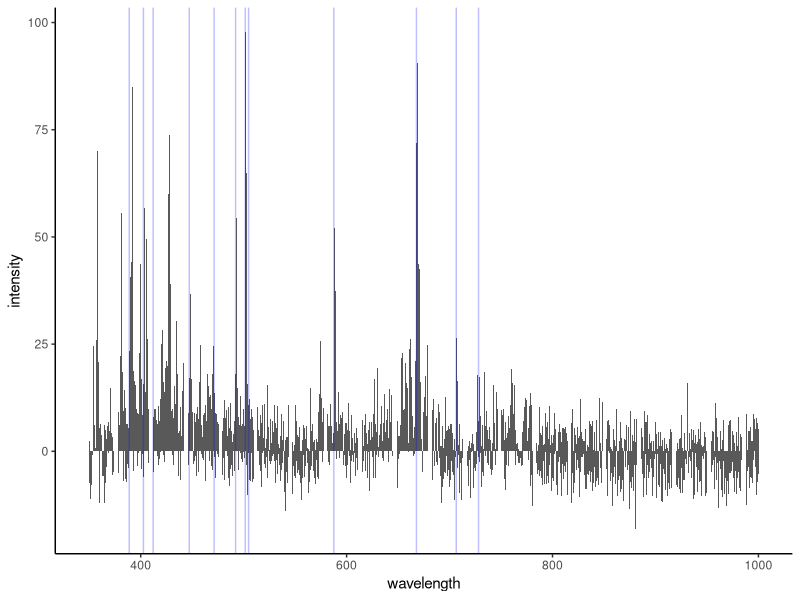
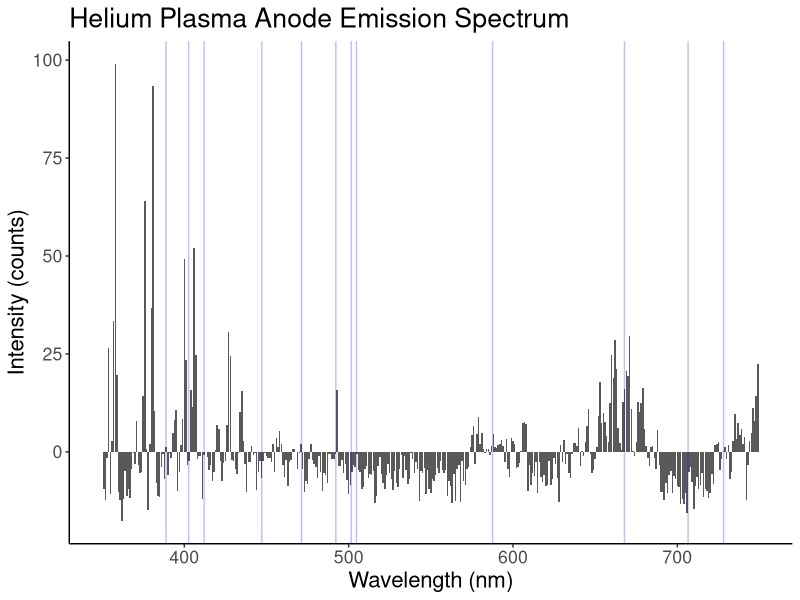
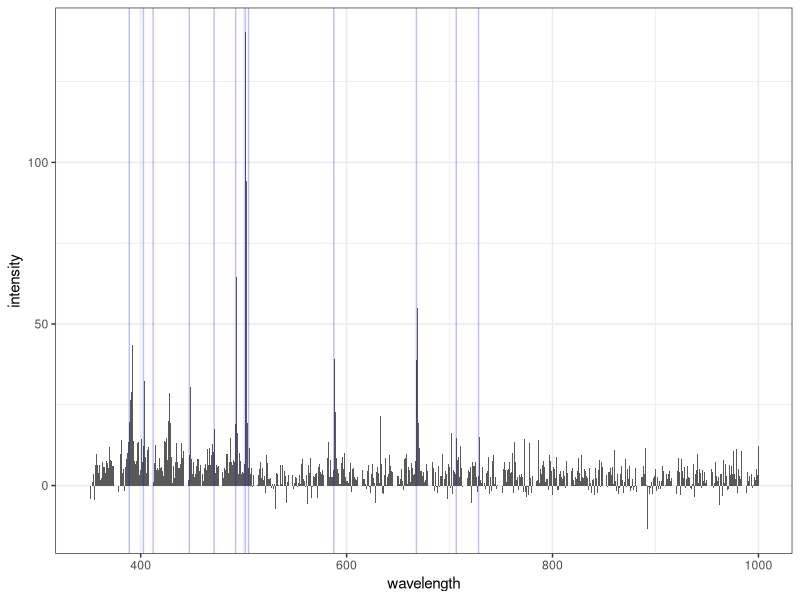
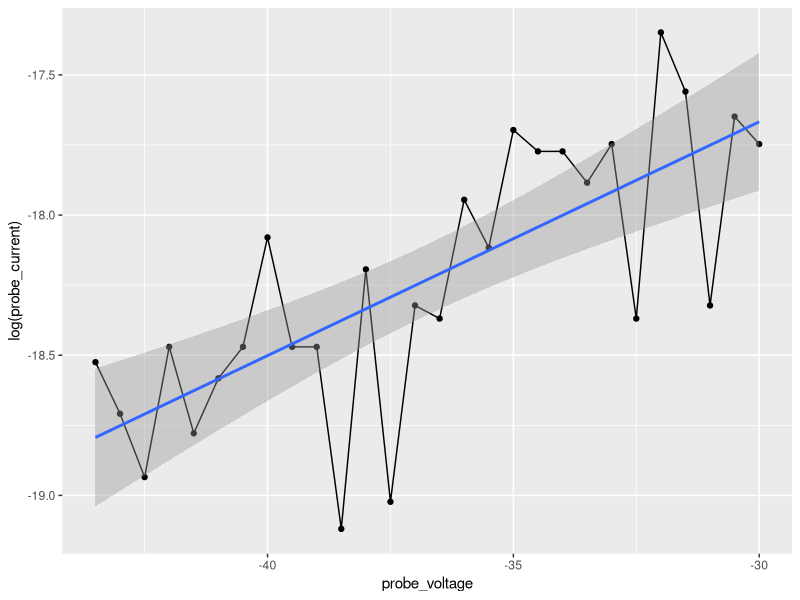
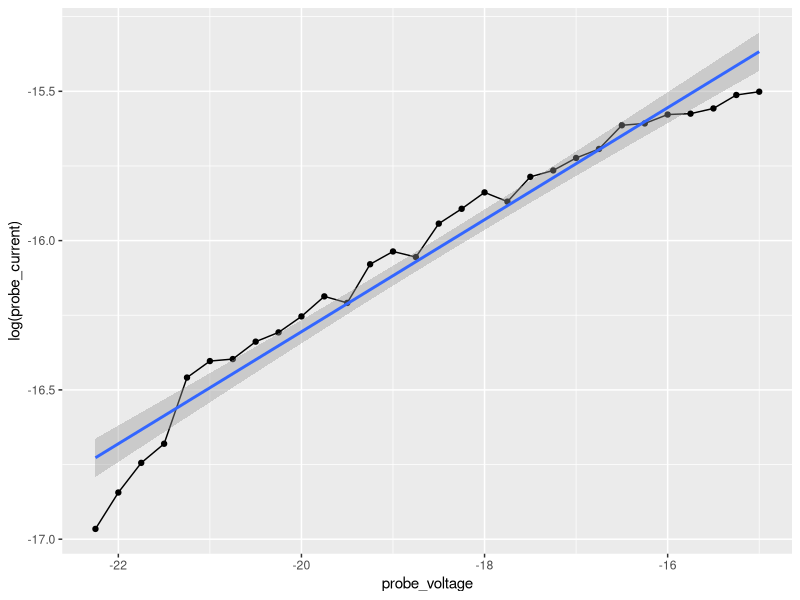
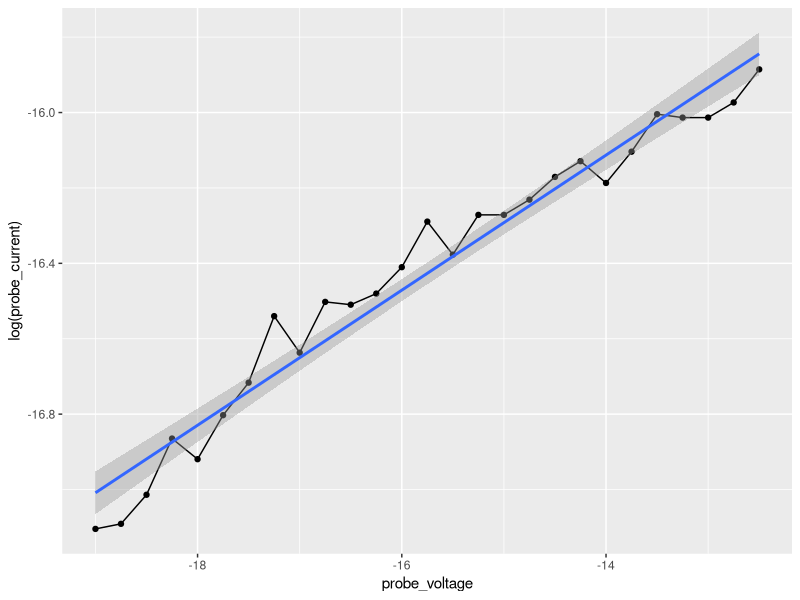
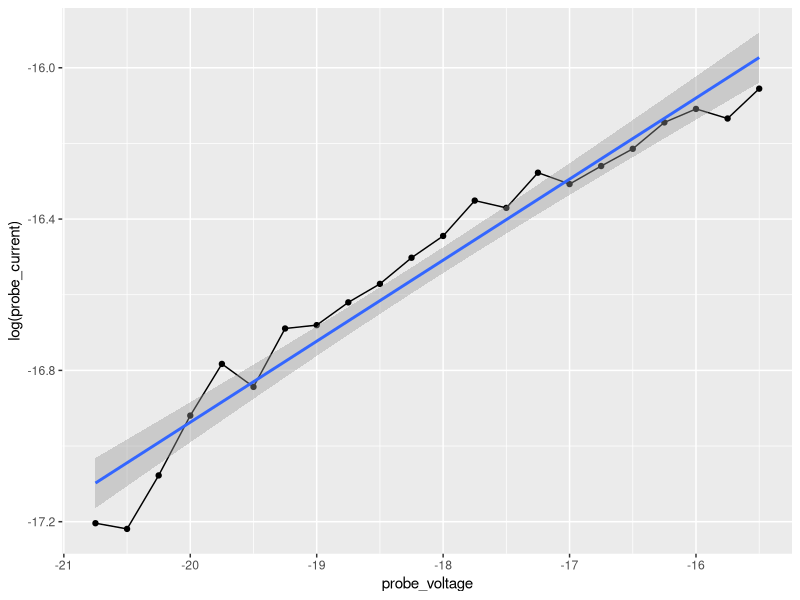
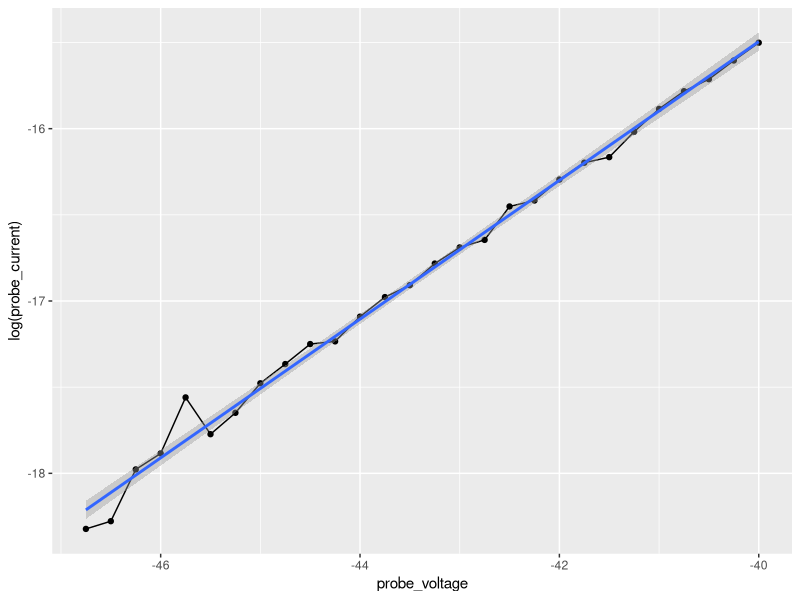

These figures' R source, in order:
## ---- chunk 1
knitr::opts_chunk$set(echo = TRUE)
library(tidyverse)
library(ggthemes)
library(tidyr)
## ---- chunk 2


spectrum1 <- read.csv('raw_data/helium_spectrum_anode_800mt_600v.csv') %>% 
  mutate(wavelength = as.numeric(wavelength),
         intensity = as.numeric(intensity)) 

spectrum2 <- read.csv('raw_data/helium_spectrum_cathode_800mt_600v.csv') %>% 
  mutate(wavelength = as.numeric(wavelength),
         intensity = as.numeric(intensity)) 

spectrum <- full_join(spectrum1, spectrum2)

spectrum %>% 
  ggplot(aes(x = wavelength, y = intensity)) + 
    geom_col() + 
    geom_vline(xintercept = 388.86, color = 'blue', alpha = .25) +
    geom_vline(xintercept = 402.62, color = 'blue', alpha = .25) +
    geom_vline(xintercept = 412.08, color = 'blue', alpha = .25) +
    geom_vline(xintercept = 447.15, color = 'blue', alpha = .25) +
    geom_vline(xintercept = 471.31, color = 'blue', alpha = .25) +
    geom_vline(xintercept = 492.19, color = 'blue', alpha = .25) +
    geom_vline(xintercept = 501.57, color = 'blue', alpha = .25) +
    geom_vline(xintercept = 504.77, color = 'blue', alpha = .25) +
    geom_vline(xintercept = 587.56, color = 'blue', alpha = .25) +
    geom_vline(xintercept = 667.82, color = 'blue', alpha = .25) +
    geom_vline(xintercept = 706.52, color = 'blue', alpha = .25) +
    geom_vline(xintercept = 728.13, color = 'blue', alpha = .25) +
######
    theme_classic()

## ---- chunk 3


spectrum1 <- read.csv('raw_data/helium_spectrum_anode_200mt_700v.csv') %>% 
  mutate(wavelength = as.numeric(wavelength),
         intensity = as.numeric(intensity)) 

spectrum2 <- read.csv('raw_data/helium_spectrum_cathode_200mt_700v.csv') %>% 
  mutate(wavelength = as.numeric(wavelength),
         intensity = as.numeric(intensity)) 

spectrum <- full_join(spectrum1, spectrum2)

#view(spectrum1 %>% filter(intensity > 12))

spectrum1 %>% 
  ggplot(aes(x = wavelength, y = intensity)) + 
    geom_col() + 
    geom_vline(xintercept = 388.86, color = 'blue', alpha = .25) +
    geom_vline(xintercept = 402.62, color = 'blue', alpha = .25) +
    geom_vline(xintercept = 412.08, color = 'blue', alpha = .25) +
    geom_vline(xintercept = 447.15, color = 'blue', alpha = .25) +
    geom_vline(xintercept = 471.31, color = 'blue', alpha = .25) +
    geom_vline(xintercept = 492.19, color = 'blue', alpha = .25) +
    geom_vline(xintercept = 501.57, color = 'blue', alpha = .25) +
    geom_vline(xintercept = 504.77, color = 'blue', alpha = .25) +
    geom_vline(xintercept = 587.56, color = 'blue', alpha = .25) +
    geom_vline(xintercept = 667.82, color = 'blue', alpha = .25) +
    geom_vline(xintercept = 706.52, color = 'blue', alpha = .25) +
    geom_vline(xintercept = 728.13, color = 'blue', alpha = .25) +
######
  theme_classic() +
    labs(x = 'Wavelength (nm)', y = 'Intensity (counts)',
         title = 'Helium Plasma Anode Emission Spectrum') +
theme(text = element_text(size = 16)) + 
  xlim(350,750)
## ---- chunk 4


spectrum1 <- read.csv('raw_data/helium_spectrum_100mt_1100v.csv') %>% 
  mutate(wavelength = as.numeric(wavelength),
         intensity = as.numeric(intensity)) 

spectrum1 %>% 
  ggplot(aes(x = wavelength, y = intensity)) + 
    geom_col() + 
    geom_vline(xintercept = 388.86, color = 'blue', alpha = .25) +
    geom_vline(xintercept = 402.62, color = 'blue', alpha = .25) +
    geom_vline(xintercept = 412.08, color = 'blue', alpha = .25) +
    geom_vline(xintercept = 447.15, color = 'blue', alpha = .25) +
    geom_vline(xintercept = 471.31, color = 'blue', alpha = .25) +
    geom_vline(xintercept = 492.19, color = 'blue', alpha = .25) +
    geom_vline(xintercept = 501.57, color = 'blue', alpha = .25) +
    geom_vline(xintercept = 504.77, color = 'blue', alpha = .25) +
    geom_vline(xintercept = 587.56, color = 'blue', alpha = .25) +
    geom_vline(xintercept = 667.82, color = 'blue', alpha = .25) +
    geom_vline(xintercept = 706.52, color = 'blue', alpha = .25) +
    geom_vline(xintercept = 728.13, color = 'blue', alpha = .25) +
    theme_bw()

## ---- chunk 5

dat1 <- read.csv('raw_data/ivsignflip_15torr_1500v_he.csv') %>% 
  head(41) %>% 
  rename(probe_voltage = probe.voltage..V., probe_current = probe.current..A.)  %>% 
  mutate(probe_voltage = as.numeric(probe_voltage), probe_current = as.numeric(probe_current))

   dat1 %>% tail(28) %>% 
     ggplot(aes(x = probe_voltage, y =  log(probe_current))) +
       geom_point() +
       geom_line() +
     geom_smooth(method = 'lm')

 dat1<- tail(dat1, 28)
   
   fit1 <- lm(log(probe_current) ~ probe_voltage, data = dat1)
 summary(fit1)


## ---- chunk 6

dat1 <- read.csv('raw_data/ivsignflip_25torr_1500v_he.csv') %>% 
  head(41) %>% 
  rename(probe_voltage = probe.voltage..V., probe_current = probe.current..A.)  %>% 
  mutate(probe_voltage = as.numeric(probe_voltage), probe_current = as.numeric(probe_current))

   dat1 %>% tail(30) %>% 
     ggplot(aes(x = probe_voltage, y =  log(probe_current))) +
       geom_point() +
       geom_line() +
     geom_smooth(method = 'lm')

 dat1<- tail(dat1, 30)
   
   fit1 <- lm(log(probe_current) ~ probe_voltage, data = dat1)
 summary(fit1)


## ---- chunk 7

dat1 <- read.csv('raw_data/ivsignflip_50torr_600v_he.csv') %>% 
  head(41) %>% 
  rename(probe_voltage = probe.voltage..V., probe_current = probe.current..A.)  %>% 
  mutate(probe_voltage = as.numeric(probe_voltage), probe_current = as.numeric(probe_current))

   dat1 %>% tail(27) %>% 
     ggplot(aes(x = probe_voltage, y =  log(probe_current))) +
       geom_point() +
       geom_line() +
     geom_smooth(method = 'lm')

 dat1<- tail(dat1, 27)
   
   fit1 <- lm(log(probe_current) ~ probe_voltage, data = dat1)
 summary(fit1)


## ---- chunk 8

dat1 <- read.csv('raw_data/ivsignflip_100torr_600v_he.csv') %>% 
  head(39) %>% 
  rename(probe_voltage = probe.voltage..V., probe_current = probe.current..A.)  %>% 
  mutate(probe_voltage = as.numeric(probe_voltage), probe_current = as.numeric(probe_current)) %>% view()

   dat1 %>% tail(22) %>% 
     ggplot(aes(x = probe_voltage, y =  log(probe_current))) +
       geom_point() +
       geom_line() +
     geom_smooth(method = 'lm')

 dat1<- tail(dat1, 22)
   
   fit1 <- lm(log(probe_current) ~ probe_voltage, data = dat1)
 summary(fit1)


## ---- chunk 9

dat1 <- read.csv('raw_data/ivsignflip_200torr_600v_he.csv') %>% 
  head(41) %>% 
  rename(probe_voltage = probe.voltage..V., probe_current = probe.current..A.)  %>% 
  mutate(probe_voltage = as.numeric(probe_voltage), probe_current = as.numeric(probe_current)) %>% view()

   dat1 %>% tail(28) %>% 
     ggplot(aes(x = probe_voltage, y =  log(probe_current))) +
       geom_point() +
       geom_line() +
     geom_smooth(method = 'lm')

 dat1<- tail(dat1, 28)
   
   fit1 <- lm(log(probe_current) ~ probe_voltage, data = dat1)
 summary(fit1)


## ---- chunk 10

dat1 <- read.csv('raw_data/ivsignflip_400torr_600v_he.csv') %>% 
  head(41) %>% 
  rename(probe_voltage = probe.voltage..V., probe_current = probe.current..A.)  %>% 
  mutate(probe_voltage = as.numeric(probe_voltage), probe_current = as.numeric(probe_current)) 

dat1 %>% 
  ggplot(aes(x = probe_voltage, y =  probe_current)) +
  geom_point() +
  geom_line()

   dat1 %>% tail(19) %>% 
     ggplot(aes(x = probe_voltage, y =  log(probe_current))) +
       geom_point() +
       geom_line() +
     geom_smooth(method = 'lm')

 dat1<- tail(dat1, 19)
   
   fit1 <- lm(log(probe_current) ~ probe_voltage, data = dat1)
 summary(fit1)


## ---- chunk 11

dat1 <- read.csv('raw_data/ivsignflip_800torr_600v_he.csv') %>% 
  head(41) %>% 
  rename(probe_voltage = probe.voltage..V., probe_current = probe.current..A.)  %>% 
  mutate(probe_voltage = as.numeric(probe_voltage), probe_current = as.numeric(probe_current)) 

dat1 %>% tail(40) %>% 
  ggplot(aes(x = probe_voltage, y =  probe_current)) +
  geom_point() +
  geom_line()+ 
  theme_classic() +
     labs(x = 'Probe Voltage Applied (V)', y = 'Probe Current (mA)',
          title = 'Langmuir Probe Voltage vs. Current for Helium',
          subtitle = 'Zoomed in on current sign flip') + 
  theme(text = element_text(size = 16))

   dat1 %>% tail(14) %>% 
     ggplot(aes(x = probe_voltage, y =  log(probe_current))) +
       geom_point() +
       geom_line() +
     geom_smooth(method = 'lm')  + theme_classic() +
     labs(x = 'Probe Voltage Applied (V)', y = 'Probe Current (mA)',
          title = 'Linear Fit of Langmuir Probe Sign Flip for Helium') +
     theme(text = element_text(size = 16))
   
   
   dat2 <- read.csv('raw_data/ivfullrange_800torr_600v_he.csv') %>% 
  head(44) %>% 
  rename(probe_voltage = probe.voltage..V., probe_current = probe.current..A.)  %>% 
  mutate(probe_voltage = as.numeric(probe_voltage), probe_current = as.numeric(probe_current)) 
   
   dat2 %>% 
      ggplot(aes(x = probe_voltage, y = probe_current)) +
        geom_point() +
        geom_line() +
  theme_classic() + 
     labs(x = 'Probe Voltage Applied (V)', y = 'Probe Current (mA)',
          title = 'Langmuir Probe Voltage vs. Current for Helium') +
   scale_y_continuous(labels = scales::scientific) +
     scale_x_continuous(breaks = seq(-200,10,20)) +
     theme(text = element_text(size = 16))


 dat1<- tail(dat1, 15)
   
   fit1 <- lm(log(probe_current) ~ probe_voltage, data = dat1)
 summary(fit1)


## ---- chunk 12

dat1 <- read.csv('raw_data/ivsignflip_1200torr_400v_he.csv') %>% 
  head(41) %>% 
  rename(probe_voltage = probe.voltage..V., probe_current = probe.current..A.)  %>% 
  mutate(probe_voltage = as.numeric(probe_voltage), probe_current = as.numeric(probe_current)) 

dat1 %>% 
  ggplot(aes(x = probe_voltage, y =  probe_current)) +
  geom_point() +
  geom_line()

   dat1 %>% tail(28) %>% 
     ggplot(aes(x = probe_voltage, y =  log(probe_current))) +
       geom_point() +
       geom_line() +
     geom_smooth(method = 'lm')

 dat1<- tail(dat1, 28)
   
   fit1 <- lm(log(probe_current) ~ probe_voltage, data = dat1)
 summary(fit1)


## ---- chunk 13

dat1 <- read.csv('raw_data/ivsignflip_1600torr_600v_he.csv') %>% 
  head(41) %>% 
  rename(probe_voltage = probe.voltage..V., probe_current = probe.current..A.)  %>% 
  mutate(probe_voltage = as.numeric(probe_voltage), probe_current = as.numeric(probe_current)) 

dat1 %>% 
  ggplot(aes(x = probe_voltage, y =  probe_current)) +
  geom_point() +
  geom_line()

   dat1 %>% tail(29) %>% 
     ggplot(aes(x = probe_voltage, y =  log(probe_current))) +
       geom_point() +
       geom_line() +
     geom_smooth(method = 'lm')

 dat1<- tail(dat1, 29)
   
   fit1 <- lm(log(probe_current) ~ probe_voltage, data = dat1)
 summary(fit1)


## ---- chunk 14

dat1 <- read.csv('raw_data/ivsignflip_800torr_600v_he.csv') %>% 
  head(41) %>% 
  rename(probe_voltage = probe.voltage..V., probe_current = probe.current..A.)  %>% 
  mutate(probe_voltage = as.numeric(probe_voltage), probe_current = as.numeric(probe_current)) 

   dat1 %>% tail(19) %>% 
     ggplot(aes(x = probe_voltage, y =  log(probe_current))) +
       geom_point() +
       geom_line() +
     geom_smooth(method = 'lm')

 dat1<- tail(dat1, 19)
   
   fit1 <- lm(log(probe_current) ~ probe_voltage, data = dat1)
 summary(fit1)


## ---- chunk 15
helium_paschen <- tibble(pressure = c(15,25,50,100,200,400,800,1200,1600,1800), bvoltage = c(1401.136,905.546,484.774,360.45, 319.181, 321.466, 325.367, 348.354, 361.387, 369.668))

argon_paschen <- tibble(pressure = c(15,25,50,100,200,400,800,1200,1600,1800), bvoltage = c(426.172, 389.573, 364.596, 364.51, 379.74, 441.176, 636.367, 717.609, 765.856, 941.772))

argon_paschen %>%
  ggplot(aes(x = pressure*12.5/1000, y = bvoltage)) +
  geom_point() +
  geom_line() + 
  scale_x_log10() +
  scale_y_log10(limits = c(100, 3000)) + 
  geom_function(fun = ~ (180*.x)/(log(12*.x) - 1.369), color = 'red') + #ar
  labs(x = 'Pressure*Diode Separation (mTorr*Cm)', y = 'Breakdown Voltage (Volts)', title = 'Paschen Curve for Argon') +
    theme_classic() +
            theme(text = element_text(size = 16))



helium_paschen %>%
  ggplot(aes(x = pressure*12.5/1000, y = bvoltage)) +
  geom_point() +
  geom_line() + 
  scale_x_log10() +
  scale_y_log10(limits = c(100, 3000)) + 
  geom_function(fun = ~ (34*.x)/(log(3*.x) - 1.369), color = 'red') + #he
  labs(x = 'Pressure*Diode Separation (mTorr*Cm)', y = 'Breakdown Voltage (Volts)', title = 'Paschen Curve for Helium') +
  theme_classic() +
  theme(text = element_text(size = 16))

  

## ---- chunk 16

spectral_temp <- tibble(ek = c(23.00707347,24.04266382,23.97197174,23.73609296,23.73633536,23.08701885,23.67357091,23.07365134,23.07407512,22.71846674,22.92031768), ek_div_temp = c(0.0005546979184,0.0003325623093,0.0006230233618,0.0004546699105,0.0006662707731,0.0005651668351,0.0006144254006,0.00071645821,0.0007509883449,0.000677420653,0.0007292233238))

spectral_temp %>% 
  ggplot(aes(x = ek, y = ek_div_temp)) +
  geom_point() +
  geom_smooth(method = 'lm', se = FALSE) +
labs(x = 'Known E[k] (eV)', y = 'Experimental E[k] (eV/K)', 
     title = 'Helium Cathode Temperature through Spectroscopy') +
  theme_classic() +
    scale_x_continuous(breaks = seq(22, 25, .25)) +
       scale_y_continuous(labels = scales::scientific) +
  theme(text = element_text(size = 16)) 



   fit1 <- lm(ek_div_temp ~ ek, data = spectral_temp)
 summary(fit1)


## ---- chunk 17

spectral_temp <- tibble(ek = c(24.4193361,24.20916416,24.04266382,23.73633536,23.07365134,24.37116797), ek_div_temp = c(0.00008990600992,0.0001987962465,0.0003006975988,0.0007713137206,0.0007904264468,0.0002988747063))

spectral_temp %>% 
  ggplot(aes(x = ek, y = ek_div_temp)) +
  geom_point() +
  geom_smooth(method = 'lm', se = FALSE) +
labs(x = 'Known E[k] (eV)', y = 'Experimental E[k] (eV/K)', 
     title = 'Helium Anode Temperature through Spectroscopy') +
  theme_classic() +
    scale_x_continuous(breaks = seq(23, 25, .25)) +
         scale_y_continuous(labels = scales::scientific)+
    theme(text = element_text(size = 16)) 

  

  

   fit1 <- lm(ek_div_temp ~ ek, data = spectral_temp)
 summary(fit1)


## ---- chunk 18

spectral_temp <- tibble(ek = c(15.0603901,15.0603901,14.68711824,14.6882903,14.46399577,14.5249133,14.46399577,14.97152236,15.02208834,13.2730381,14.74), ek_div_temp = c(0.0003154538483,0.0003032807457,0.0001319615887,0.0003635349771,0.0001983695814,0.0001984218344,0.0001505042857,0.000254661073,0.0001587343079,0.0006305893678,0.0001543904702))

spectral_temp %>% 
  ggplot(aes(x = ek, y = ek_div_temp)) +
  geom_point() +
  geom_smooth(method = 'lm', se = FALSE) +
  labs(x = 'Known E[k] (eV)', y = 'Experimental E[k] (eV/K)', 
     title = 'Argon Anode Temperature through Spectroscopy') +
  theme_classic()+
    scale_x_continuous(breaks = seq(13, 15, .25)) +
      theme(text = element_text(size = 16)) 


   fit1 <- lm(ek_div_temp ~ ek, data = spectral_temp)
 summary(fit1)


## ---- chunk 19

spectral_temp <- tibble(ek = c(14.6882903,14.49905364,14.5249133,15.585975,14.97152236,13.32785705,14.84836899,14.84836899,13.2730381,13.1717777,13.3,13.28263902,13.09487256,13.07571571,13.09487256,12.9070153), ek_div_temp = c(0.0003820624597,0.0005007310057,0.0004381921606,0.0001880796772,0.0002503943144,0.0005089696178,0.0004241113595,0.0002895479931,0.0004514213462,0.0005301929455,0.0005282801064,0.0006063583195,0.0005441576824,0.0005840662749,0.0005874551271,0.0006255297878))

spectral_temp %>% 
  ggplot(aes(x = ek, y = ek_div_temp)) +
  geom_point() +
  geom_smooth(method = 'lm', se = FALSE) +
  labs(x = 'Known E[k] (eV)', y = 'Experimental E[k] (eV/K)', 
     title = 'Argon Cathode Temperature through Spectroscopy') +
  theme_classic() +
    scale_x_continuous(breaks = seq(12, 16, .25)) +
        theme(text = element_text(size = 16)) 


   fit1 <- lm(ek_div_temp ~ ek, data = spectral_temp)
 summary(fit1)


